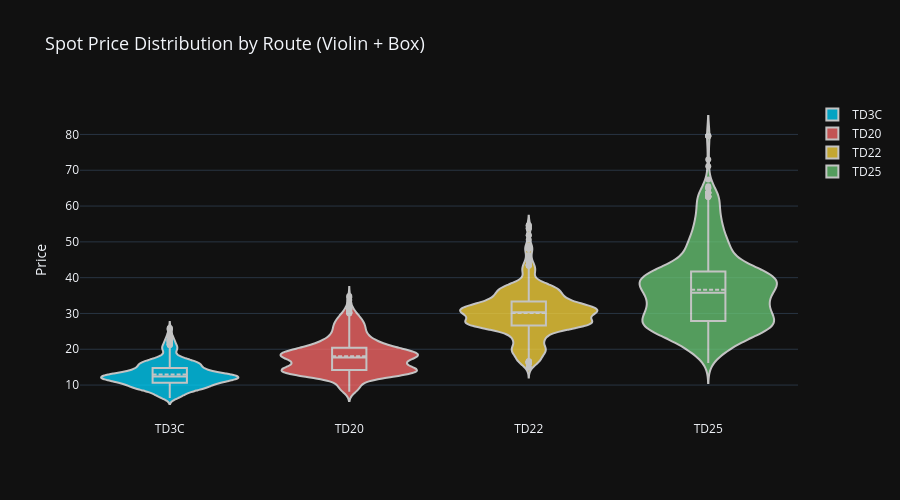

Notebook source saved alongside this figure:
### Markdown cell above
---
## 8 · Price Distribution — Violin + Box

### Code cell
fig = go.Figure()

for inst in ['TD3C', 'TD20', 'TD22', 'TD25']:
    d = spot_daily[spot_daily['instrument'] == inst]['price'].dropna()
    fig.add_trace(go.Violin(
        y=d,
        name=inst,
        box_visible=True,
        meanline_visible=True,
        fillcolor=COLORS[inst],
        line_color='white',
        opacity=0.75,
        points='outliers'
    ))

fig.update_layout(
    title=dict(text='Spot Price Distribution by Route (Violin + Box)', font=dict(size=18)),
    yaxis_title='Price',
    height=500,
    violingap=0.15,
    violingroupgap=0.1
)
fig.show()

### Figure 1 — Plotly figure (JSON) as saved in the notebook; plotly's stock layout.template omitted (floating-point values rounded to 4 significant figures; data arrays with more than 128 entries replaced by an {"elided": "..."} marker saying what was removed)
{"data": [{"box": {"visible": true}, "fillcolor": "#00D4FF", "line": {"color": "white"}, "meanline": {"visible": true}, "name": "TD3C", "opacity": 0.75, "points": "outliers", "type": "violin", "y": {"elided": "895 float values"}}, {"box": {"visible": true}, "fillcolor": "#FF6B6B", "line": {"color": "white"}, "meanline": {"visible": true}, "name": "TD20", "opacity": 0.75, "points": "outliers", "type": "violin", "y": {"elided": "895 float values"}}, {"box": {"visible": true}, "fillcolor": "#FFD93D", "line": {"color": "white"}, "meanline": {"visible": true}, "name": "TD22", "opacity": 0.75, "points": "outliers", "type": "violin", "y": {"elided": "895 float values"}}, {"box": {"visible": true}, "fillcolor": "#6BCB77", "line": {"color": "white"}, "meanline": {"visible": true}, "name": "TD25", "opacity": 0.75, "points": "outliers", "type": "violin", "y": {"elided": "895 float values"}}], "layout": {"height": 500, "title": {"font": {"size": 18}, "text": "Spot Price Distribution by Route (Violin + Box)"}, "violingap": 0.15, "violingroupgap": 0.1, "yaxis": {"title": {"text": "Price"}}}}
